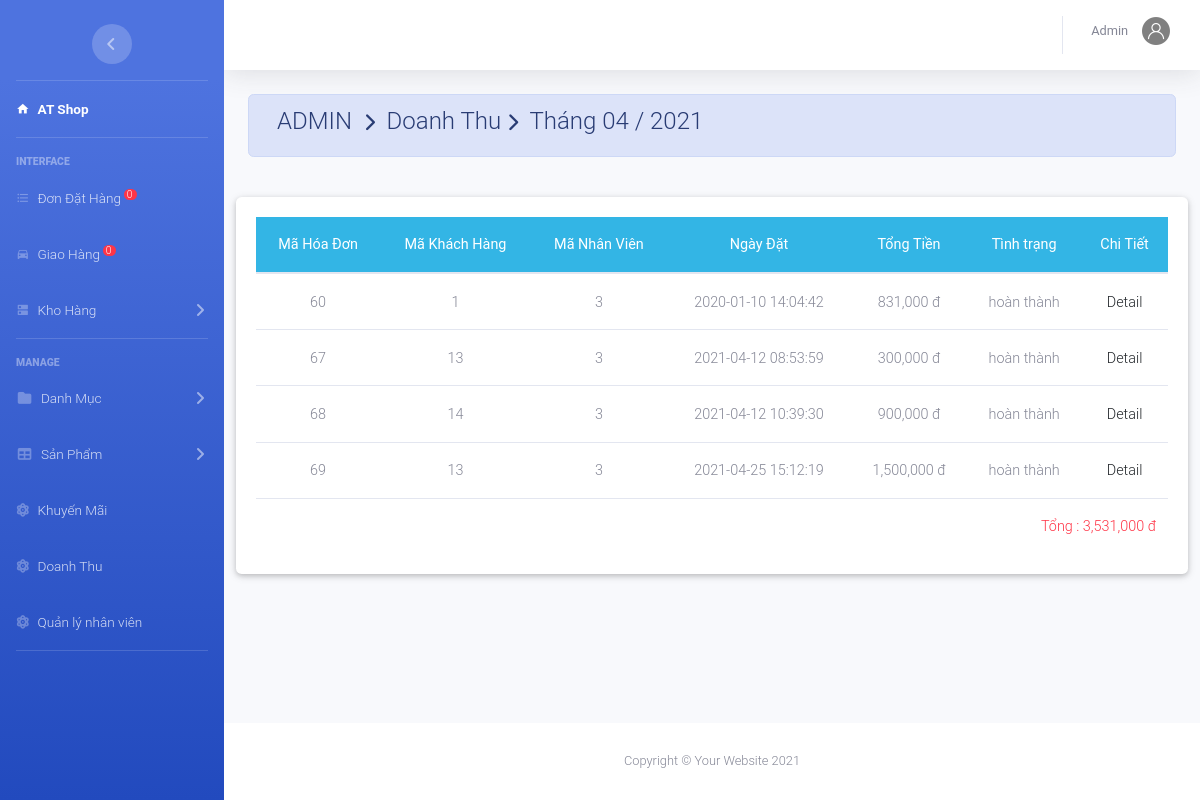
/admin/index.php?action=danhthu&view=ctdt&thang=4&nam=2021 (signed in), run on the app's committed database.
### tables this page shows
CREATE TABLE `hoadon` (
  `MaHD` int(11) NOT NULL,
  `MaKH` int(11) NOT NULL,
  `MaNV` int(11) DEFAULT NULL,
  `NgayDat` datetime DEFAULT current_timestamp(),
  `NgayGiao` datetime DEFAULT NULL,
  `TinhTrang` varchar(20) DEFAULT NULL,
  `TongTien` decimal(10,0) NOT NULL,
  `MaNVGH` varchar(50) DEFAULT NULL
);

### admin/danhthu/chitiet.php (the view, shortened to what this page needs)
<?php
if (isset($_GET['thang'])) {
	$thang=$_GET['thang'];
	$nam=$_GET['nam'];
	if($thang >=1 and $thang <= 9){
		$thang = '0'.$thang;
	}
	$sql="SELECT * FROM `hoadon` WHERE NgayGiao like '$nam-$thang-%%' and TinhTrang='hoàn thành'";
	$rs=mysqli_query($conn,$sql);
?>
<div class="container-fluid">
	<div class=" alert alert-primary">
	  	<h4 class="page-title">
		     ADMIN  &#160;<i class="fas fa-chevron-right" style="font-size: 18px"></i>&#160; Doanh Thu&#160;<i class="fas fa-chevron-right" style="font-size: 18px"></i>&#160; Tháng <?php echo $thang.' / '. $nam ?>
		</h4>
	</div><br>
	<div class="card card-body row">
		<table class="table table-hover m-auto text-center" style="font-size: 13px;">
			<thead class="badge-info">
				<tr>
					<th>Mã Hóa Đơn</th> <th>Mã Khách Hàng</th><th>Mã Nhân Viên</th><th>Ngày Đặt</th><th>Tổng Tiền</th><th>Tình trạng</th><th>Chi Tiết</th>
				</tr>
			</thead>
		<tbody>
			 <?php $so=0;
				 while ($row=mysqli_fetch_array($rs)) { ?>
					<tr>
						<td><?php echo $row['MaHD']; ?></td><td><?php echo $row['MaKH']; ?></td><td><?php echo $row['MaNV']; ?></td><td><?php echo $row['NgayDat']; ?></td><td><?php echo number_format($row['TongTien']).' đ'; ?></td><td><?php echo $row['TinhTrang']; ?></td>
						<td><a href="index.php?action=xldathang&view=ctdh&mahd=<?php echo $row['MaHD']; ?>" >Detail </a></td>
					</tr>
			 <?php	$so=$so+$row['TongTien'];} ?>
			<tr  class="text-right text-danger" style="font-size: 150%">
				<td colspan="7"> Tổng : <?php echo number_format($so).' đ'; ?></td>
			</tr>
		</tbody>
		</table>
	</div>
</div><?php  }
?><div class="container-fluid">

### data on the page
hoadon: MaHD "60", MaKH "1", MaNV "3", NgayDat "2020-01-10 14:04:42", TongTien "831,000", TinhTrang "hoàn thành"
hoadon: MaHD "67", MaKH "13", MaNV "3", NgayDat "2021-04-12 08:53:59", TongTien "300,000", TinhTrang "hoàn thành"
hoadon: MaHD "68", MaKH "14", MaNV "3", NgayDat "2021-04-12 10:39:30", TongTien "900,000", TinhTrang "hoàn thành"
hoadon: MaHD "69", MaKH "13", MaNV "3", NgayDat "2021-04-25 15:12:19", TongTien "1,500,000", TinhTrang "hoàn thành"

### other printed values
$dem "0"
$nv['TenNV'] "Admin"
$thang "04"
$nam "2021"
$so "3,531,000"
